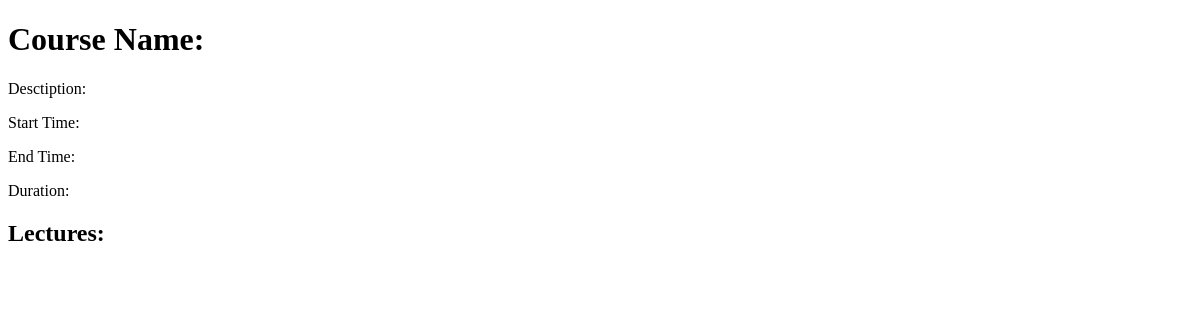
/course/Sk8/, run on an earlier commit of the app's database.
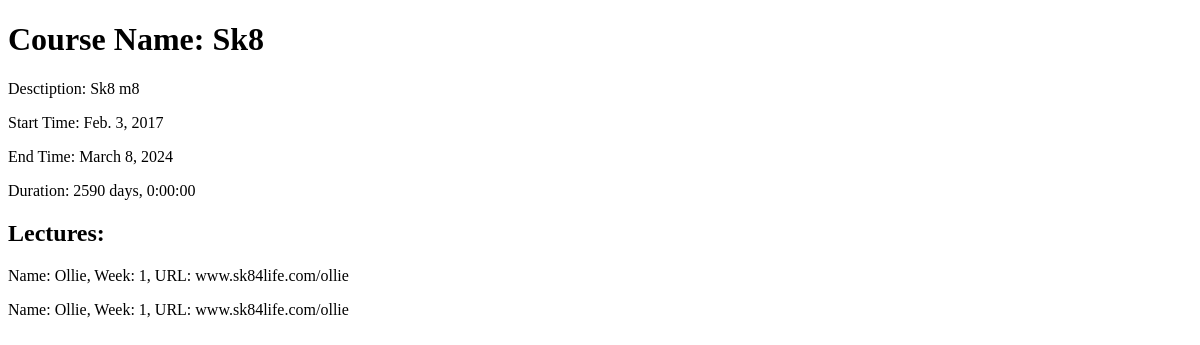
And on a later commit of the database.
### courses/models.py (models this page shows, shortened)
class Course(models.Model):
    name = models.CharField(max_length=100)
    description = models.TextField()
    start_date = models.DateField()
    end_date = models.DateField()
    def duration(self):
        return self.end_date - self.start_date

### lecture/models.py (models this page shows)
class Lecture(models.Model):
    name = models.TextField(max_length=100)
    week = models.TextField(max_length=10)
    url = models.TextField(max_length=1000)
    course = models.ForeignKey(Course, null=True)

### courses/views.py (the view)
# urls.py: url(r'^course/(?P<course_name>\w+)/$', course_view.show_course),
def show_course(request, **params):
    course = Course.objects.filter(name=params['course_name']).first()
    lectures = Lecture.objects.filter(course=course)
    return render(request, 'show_course.html', locals())

### courses/templates/show_course.html (shortened to what this page needs)
<!DOCTYPE html>
<html>
<head>
</head>
<body>
    <h1>Course Name: {{ course.name }}</h1>
    <p>Desctiption: {{ course.description }}</p>
    <p>Start Time: {{ course.start_date }}</p>
    <p>End Time: {{ course.end_date }}</p>
    <p>Duration: {{ course.duration }}</p>
    <h2>Lectures:</h2>
    {% for lecture in lectures %}
        <p>Name: {{ lecture.name }}, Week: {{ lecture.week }}, URL: {{ lecture.url }}</p>
    {% endfor %}
</body>
</html>

What changed in the data, as far as the page shows it:
added Course: name "Sk8", description "Sk8 m8", start_date "Feb. 3, 2017", end_date "March 8, 2024", duration "2590 days, 0:00:00"
added Lecture: name "Ollie", week "1", url "www.sk84life.com/ollie"
added Lecture: name "Ollie", week "1", url "www.sk84life.com/ollie"
